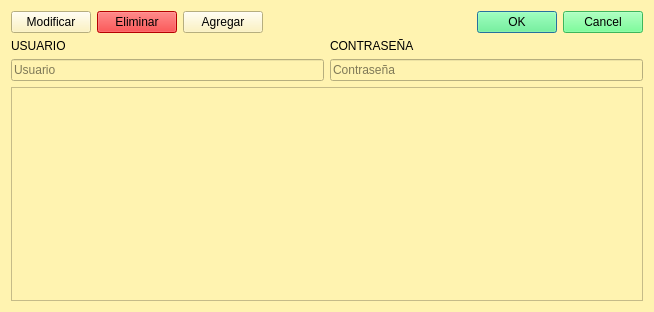
<?xml version="1.0" encoding="UTF-8"?>
<ui version="4.0">
 <class>Usuarios</class>
 <widget class="QDialog" name="Usuarios">
  <property name="geometry">
   <rect>
    <x>0</x>
    <y>0</y>
    <width>654</width>
    <height>312</height>
   </rect>
  </property>
  <property name="windowTitle">
   <string>Mienbros de la faamilia</string>
  </property>
  <property name="windowIcon">
   <iconset resource="icons.qrc">
    <normaloff>:/img/icons/icon.ico</normaloff>:/img/icons/icon.ico</iconset>
  </property>
  <property name="styleSheet">
   <string notr="true">background-color: rgb(255, 243, 176);</string>
  </property>
  <layout class="QVBoxLayout" name="verticalLayout">
   <item>
    <layout class="QHBoxLayout" name="horizontalLayout_2">
     <item>
      <layout class="QHBoxLayout" name="horizontalLayout"/>
     </item>
     <item>
      <widget class="QPushButton" name="btnmodificar">
       <property name="text">
        <string>Modificar</string>
       </property>
       <property name="icon">
        <iconset resource="icons.qrc">
         <normaloff>:/img/icons/editar.png</normaloff>:/img/icons/editar.png</iconset>
       </property>
      </widget>
     </item>
     <item>
      <widget class="QPushButton" name="btneliminar">
       <property name="styleSheet">
        <string notr="true">background-color: rgb(255, 0, 0);</string>
       </property>
       <property name="text">
        <string>Eliminar</string>
       </property>
       <property name="icon">
        <iconset resource="icons.qrc">
         <normaloff>:/img/icons/basura.png</normaloff>:/img/icons/basura.png</iconset>
       </property>
      </widget>
     </item>
     <item>
      <widget class="QPushButton" name="agregarboton">
       <property name="text">
        <string>Agregar</string>
       </property>
       <property name="icon">
        <iconset resource="icons.qrc">
         <normaloff>:/img/icons/agregar-usuario.png</normaloff>:/img/icons/agregar-usuario.png</iconset>
       </property>
      </widget>
     </item>
     <item>
      <widget class="QDialogButtonBox" name="buttonBox">
       <property name="styleSheet">
        <string notr="true">background-color: rgb(85, 255, 127);</string>
       </property>
       <property name="orientation">
        <enum>Qt::Horizontal</enum>
       </property>
       <property name="standardButtons">
        <set>QDialogButtonBox::Cancel|QDialogButtonBox::Ok</set>
       </property>
      </widget>
     </item>
    </layout>
   </item>
   <item>
    <layout class="QHBoxLayout" name="horizontalLayout_4">
     <item>
      <widget class="QLabel" name="label">
       <property name="text">
        <string>USUARIO</string>
       </property>
      </widget>
     </item>
     <item>
      <widget class="QLabel" name="label_2">
       <property name="text">
        <string>CONTRASEÑA</string>
       </property>
      </widget>
     </item>
    </layout>
   </item>
   <item>
    <layout class="QHBoxLayout" name="horizontalLayout_3">
     <item>
      <widget class="QLineEdit" name="Inusuario">
       <property name="placeholderText">
        <string>Usuario</string>
       </property>
      </widget>
     </item>
     <item>
      <widget class="QLineEdit" name="Incontrasena">
       <property name="placeholderText">
        <string>Contraseña</string>
       </property>
      </widget>
     </item>
    </layout>
   </item>
   <item>
    <widget class="QTableWidget" name="tbtLista"/>
   </item>
  </layout>
 </widget>
 <resources>
  <include location="icons.qrc"/>
 </resources>
 <connections/>
</ui>
